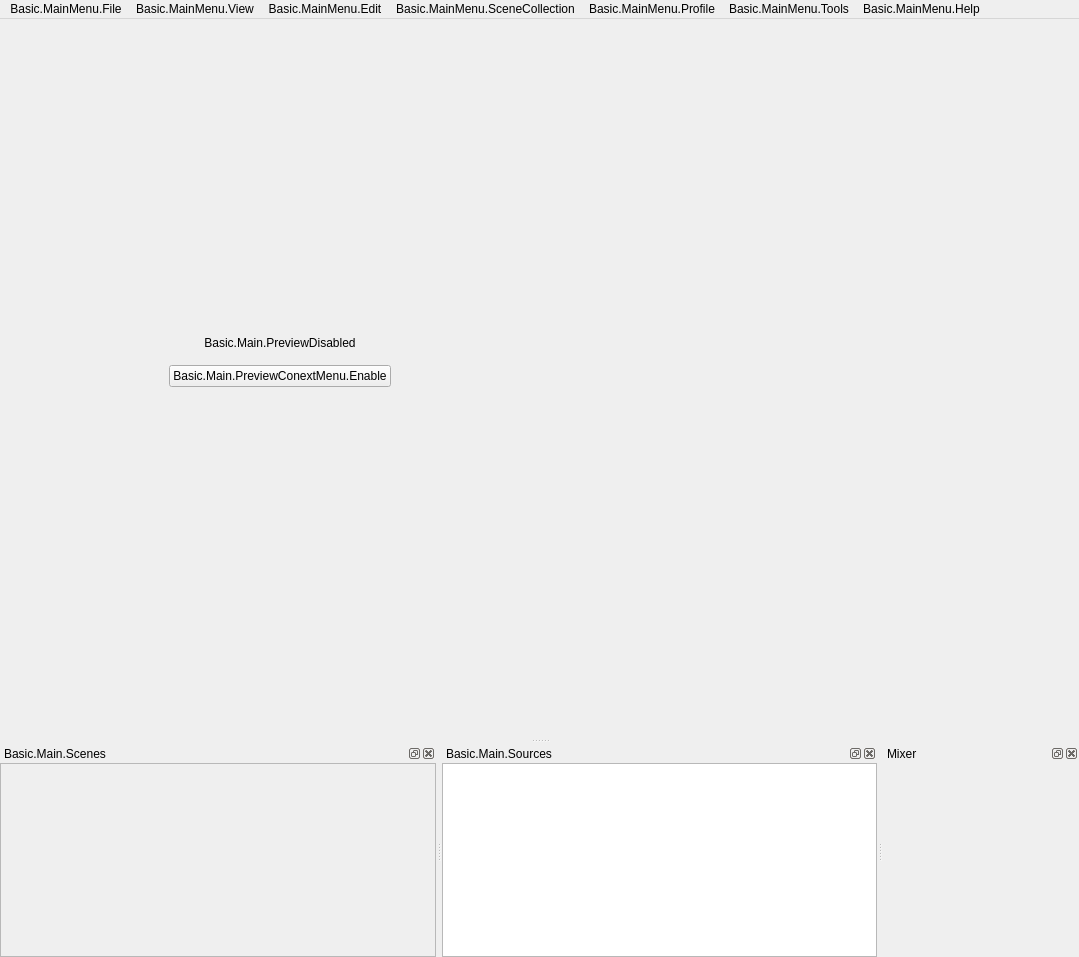
<?xml version="1.0" encoding="UTF-8"?>
<ui version="4.0">
 <author>Jim</author>
 <class>PLSBasic</class>
 <widget class="QMainWindow" name="PLSBasic">
  <property name="geometry">
   <rect>
    <x>0</x>
    <y>0</y>
    <width>1079</width>
    <height>957</height>
   </rect>
  </property>
  <property name="sizePolicy">
   <sizepolicy hsizetype="Minimum" vsizetype="Minimum">
    <horstretch>0</horstretch>
    <verstretch>0</verstretch>
   </sizepolicy>
  </property>
  <property name="minimumSize">
   <size>
    <width>0</width>
    <height>0</height>
   </size>
  </property>
  <property name="windowTitle">
   <string>.MainWindow</string>
  </property>
  <property name="windowIcon">
   <iconset resource="pls.qrc">
    <normaloff>:/res/images/PRISMLiveStudio.ico</normaloff>:/res/images/PRISMLiveStudio.ico</iconset>
  </property>
  <property name="styleSheet">
   <string notr="true"/>
  </property>
  <property name="dockOptions">
   <set>QMainWindow::AnimatedDocks</set>
  </property>
  <widget class="QWidget" name="centralwidget">
   <layout class="QVBoxLayout" name="verticalLayout">
    <property name="spacing">
     <number>0</number>
    </property>
    <property name="leftMargin">
     <number>20</number>
    </property>
    <property name="topMargin">
     <number>0</number>
    </property>
    <property name="rightMargin">
     <number>20</number>
    </property>
    <property name="bottomMargin">
     <number>35</number>
    </property>
    <item>
     <layout class="QHBoxLayout" name="horizontalLayout_2">
      <property name="spacing">
       <number>0</number>
      </property>
      <item>
       <layout class="QHBoxLayout" name="previewLayout">
        <property name="spacing">
         <number>0</number>
        </property>
        <item>
         <widget class="QWidget" name="previewDisabledWidget" native="true">
          <property name="sizePolicy">
           <sizepolicy hsizetype="Expanding" vsizetype="Expanding">
            <horstretch>0</horstretch>
            <verstretch>0</verstretch>
           </sizepolicy>
          </property>
          <layout class="QVBoxLayout" name="verticalLayout_7">
           <property name="spacing">
            <number>0</number>
           </property>
           <property name="leftMargin">
            <number>0</number>
           </property>
           <property name="topMargin">
            <number>0</number>
           </property>
           <property name="rightMargin">
            <number>0</number>
           </property>
           <property name="bottomMargin">
            <number>0</number>
           </property>
           <item>
            <spacer name="verticalSpacer_2">
             <property name="orientation">
              <enum>Qt::Vertical</enum>
             </property>
             <property name="sizeHint" stdset="0">
              <size>
               <width>20</width>
               <height>40</height>
              </size>
             </property>
            </spacer>
           </item>
           <item>
            <widget class="QLabel" name="enablePreviewLabel">
             <property name="sizePolicy">
              <sizepolicy hsizetype="Preferred" vsizetype="Preferred">
               <horstretch>0</horstretch>
               <verstretch>0</verstretch>
              </sizepolicy>
             </property>
             <property name="text">
              <string>Basic.Main.PreviewDisabled</string>
             </property>
             <property name="alignment">
              <set>Qt::AlignCenter</set>
             </property>
            </widget>
           </item>
           <item>
            <spacer name="verticalSpacer">
             <property name="orientation">
              <enum>Qt::Vertical</enum>
             </property>
             <property name="sizeType">
              <enum>QSizePolicy::Fixed</enum>
             </property>
             <property name="sizeHint" stdset="0">
              <size>
               <width>1</width>
               <height>15</height>
              </size>
             </property>
            </spacer>
           </item>
           <item>
            <layout class="QHBoxLayout" name="horizontalLayout">
             <property name="spacing">
              <number>0</number>
             </property>
             <item>
              <spacer name="horizontalSpacer_2">
               <property name="orientation">
                <enum>Qt::Horizontal</enum>
               </property>
               <property name="sizeHint" stdset="0">
                <size>
                 <width>40</width>
                 <height>20</height>
                </size>
               </property>
              </spacer>
             </item>
             <item>
              <widget class="QPushButton" name="enablePreviewButton">
               <property name="text">
                <string>Basic.Main.PreviewConextMenu.Enable</string>
               </property>
              </widget>
             </item>
             <item>
              <spacer name="horizontalSpacer_3">
               <property name="orientation">
                <enum>Qt::Horizontal</enum>
               </property>
               <property name="sizeHint" stdset="0">
                <size>
                 <width>40</width>
                 <height>20</height>
                </size>
               </property>
              </spacer>
             </item>
            </layout>
           </item>
           <item>
            <spacer name="verticalSpacer_3">
             <property name="orientation">
              <enum>Qt::Vertical</enum>
             </property>
             <property name="sizeHint" stdset="0">
              <size>
               <width>20</width>
               <height>40</height>
              </size>
             </property>
            </spacer>
           </item>
          </layout>
         </widget>
        </item>
        <item>
         <layout class="QVBoxLayout" name="previewTextLayout">
          <property name="spacing">
           <number>0</number>
          </property>
          <item>
           <widget class="QWidget" name="previewContainer" native="true">
            <property name="minimumSize">
             <size>
              <width>32</width>
              <height>32</height>
             </size>
            </property>
            <property name="maximumSize">
             <size>
              <width>16777215</width>
              <height>16777215</height>
             </size>
            </property>
            <layout class="QVBoxLayout" name="verticalLayout_2">
             <property name="spacing">
              <number>5</number>
             </property>
             <property name="leftMargin">
              <number>0</number>
             </property>
             <property name="topMargin">
              <number>5</number>
             </property>
             <property name="rightMargin">
              <number>0</number>
             </property>
             <property name="bottomMargin">
              <number>0</number>
             </property>
             <item>
              <widget class="PLSPreviewTitle" name="previewTitle" native="true"/>
             </item>
             <item>
              <layout class="QHBoxLayout" name="perviewLayoutHrz">
               <property name="spacing">
                <number>0</number>
               </property>
               <item>
                <widget class="PLSBasicPreview" name="preview" native="true">
                 <property name="sizePolicy">
                  <sizepolicy hsizetype="Expanding" vsizetype="Expanding">
                   <horstretch>0</horstretch>
                   <verstretch>0</verstretch>
                  </sizepolicy>
                 </property>
                 <property name="maximumSize">
                  <size>
                   <width>16777215</width>
                   <height>16777215</height>
                  </size>
                 </property>
                 <property name="focusPolicy">
                  <enum>Qt::ClickFocus</enum>
                 </property>
                 <property name="contextMenuPolicy">
                  <enum>Qt::CustomContextMenu</enum>
                 </property>
                 <addaction name="actionRemoveSource"/>
                </widget>
               </item>
              </layout>
             </item>
            </layout>
           </widget>
          </item>
         </layout>
        </item>
       </layout>
      </item>
     </layout>
    </item>
   </layout>
  </widget>
  <widget class="QMenuBar" name="menubar">
   <property name="geometry">
    <rect>
     <x>0</x>
     <y>0</y>
     <width>1079</width>
     <height>22</height>
    </rect>
   </property>
   <widget class="PLSMenu" name="menuFile">
    <property name="title">
     <string>Basic.MainMenu.File</string>
    </property>
    <addaction name="action_Settings"/>
    <addaction name="separator"/>
    <addaction name="actionShowSettingsFolder"/>
    <addaction name="actionShowVideosFolder"/>
    <addaction name="separator"/>
    <addaction name="actionExit"/>
   </widget>
   <widget class="PLSMenu" name="menuHelp">
    <property name="title">
     <string>Basic.MainMenu.Help</string>
    </property>
    <addaction name="actionPrismWebsite"/>
    <addaction name="actionPrismFAQ"/>
    <addaction name="separator"/>
    <addaction name="actionObsFAQPortal"/>
   </widget>
   <widget class="PLSMenu" name="menuEdit">
    <property name="title">
     <string>Basic.MainMenu.Edit</string>
    </property>
    <action name="actionCopySource">
     <property name="text">
      <string>Copy.Source</string>
     </property>
     <property name="shortcut">
      <string>Ctrl+C</string>
     </property>
    </action>
    <action name="actionPasteRef">
     <property name="enabled">
      <bool>false</bool>
     </property>
     <property name="text">
      <string>PasteReference</string>
     </property>
     <property name="iconText">
      <string>PasteReference</string>
     </property>
     <property name="toolTip">
      <string>PasteReference</string>
     </property>
     <property name="shortcut">
      <string>Ctrl+V</string>
     </property>
    </action>
    <action name="actionCopyFilters">
     <property name="text">
      <string>Copy.Filters</string>
     </property>
    </action>
    <action name="actionPasteFilters">
     <property name="enabled">
      <bool>false</bool>
     </property>
     <property name="text">
      <string>Paste.Filters</string>
     </property>
    </action>
    <addaction name="actionCopySource"/>
    <addaction name="actionPasteRef"/>
    <addaction name="actionPasteDup"/>
    <addaction name="separator"/>
    <addaction name="actionAdvAudioProperties"/>
    <addaction name="separator"/>
    <addaction name="actionCopyFilters"/>
    <addaction name="actionPasteFilters"/>
   </widget>
   <widget class="PLSMenu" name="profileMenu">
    <property name="title">
     <string>Basic.MainMenu.Profile</string>
    </property>
    <addaction name="actionNewProfile"/>
    <addaction name="actionShowProfileFolder"/>
    <addaction name="actionImportProfile"/>
    <addaction name="separator"/>
    <addaction name="actionDupProfile"/>
    <addaction name="actionExportProfile"/>
    <addaction name="actionRenameProfile"/>
    <addaction name="actionRemoveProfile"/>
    <addaction name="separator"/>
   </widget>
   <widget class="PLSMenu" name="sceneCollectionMenu">
    <property name="title">
     <string>Basic.MainMenu.SceneCollection</string>
    </property>
    <addaction name="actionNewSceneCollection"/>
    <addaction name="actionImportSceneCollection"/>
    <addaction name="separator"/>
    <addaction name="actionDupSceneCollection"/>
    <addaction name="actionExportSceneCollection"/>
    <addaction name="actionRenameSceneCollection"/>
    <addaction name="actionRemoveSceneCollection"/>
    <addaction name="separator"/>
   </widget>
   <widget class="PLSMenu" name="viewMenu">
    <property name="title">
     <string>Basic.MainMenu.View</string>
    </property>
    <widget class="PLSMenu" name="menuScenes">
     <property name="title">
      <string>Basic.Main.Scenes</string>
     </property>
     <addaction name="actionScenesAttachOrDetach"/>
    </widget>
    <widget class="PLSMenu" name="menuMultiview">
     <property name="title">
      <string>Basic.MainMenu.View.Multiview</string>
     </property>
    </widget>
    <widget class="PLSMenu" name="menuSources">
     <property name="title">
      <string>Basic.Main.Sources</string>
     </property>
     <addaction name="actionSourcesAttachOrDetach"/>
    </widget>
    <widget class="PLSMenu" name="menuMixer">
     <property name="title">
      <string>Mixer</string>
     </property>
     <addaction name="actionMixerAttachOrDetach"/>
    </widget>
    <action name="actionFullscreenInterface">
     <property name="checkable">
      <bool>true</bool>
     </property>
     <property name="text">
      <string>Basic.MainMenu.View.Fullscreen.Interface</string>
     </property>
     <property name="shortcut">
      <string>F11</string>
     </property>
    </action>
    <addaction name="actionFullscreenInterface"/>
    <addaction name="separator"/>
    <addaction name="actionAlwaysOnTop"/>
    <addaction name="separator"/>
    <addaction name="actionStudioMode"/>
    <addaction name="separator"/>
    <addaction name="actionChat"/>
    <addaction name="separator"/>
    <addaction name="menuScenes"/>
    <addaction name="separator"/>
    <addaction name="menuSources"/>
    <addaction name="separator"/>
    <addaction name="menuMixer"/>
    <addaction name="separator"/>
    <addaction name="menuMultiview"/>
   </widget>
   <widget class="PLSMenu" name="menuTools">
    <property name="title">
     <string>Basic.MainMenu.Tools</string>
    </property>
   </widget>
   <addaction name="menuFile"/>
   <addaction name="viewMenu"/>
   <addaction name="menuEdit"/>
   <addaction name="sceneCollectionMenu"/>
   <addaction name="profileMenu"/>
   <addaction name="menuTools"/>
   <addaction name="menuHelp"/>
  </widget>
  <widget class="PLSDock" name="scenesDock">
   <property name="features">
    <set>QDockWidget::AllDockWidgetFeatures</set>
   </property>
   <property name="windowTitle">
    <string>Basic.Main.Scenes</string>
   </property>
   <attribute name="dockWidgetArea">
    <number>8</number>
   </attribute>
   <widget class="QWidget" name="dockWidgetContents_2">
    <layout class="QVBoxLayout" name="verticalLayout_6">
     <property name="leftMargin">
      <number>0</number>
     </property>
     <property name="topMargin">
      <number>0</number>
     </property>
     <property name="rightMargin">
      <number>0</number>
     </property>
     <property name="bottomMargin">
      <number>0</number>
     </property>
     <item>
      <widget class="PLSSceneListView" name="scenesFrame">
       <property name="sizePolicy">
        <sizepolicy hsizetype="Expanding" vsizetype="Expanding">
         <horstretch>0</horstretch>
         <verstretch>0</verstretch>
        </sizepolicy>
       </property>
       <property name="minimumSize">
        <size>
         <width>160</width>
         <height>0</height>
        </size>
       </property>
       <property name="frameShape">
        <enum>QFrame::StyledPanel</enum>
       </property>
       <property name="frameShadow">
        <enum>QFrame::Sunken</enum>
       </property>
       <layout class="QVBoxLayout" name="verticalLayout_12">
        <property name="spacing">
         <number>0</number>
        </property>
        <property name="leftMargin">
         <number>0</number>
        </property>
        <property name="topMargin">
         <number>0</number>
        </property>
        <property name="rightMargin">
         <number>0</number>
        </property>
        <property name="bottomMargin">
         <number>0</number>
        </property>
       </layout>
      </widget>
     </item>
    </layout>
   </widget>
  </widget>
  <widget class="PLSDock" name="sourcesDock">
   <property name="features">
    <set>QDockWidget::AllDockWidgetFeatures</set>
   </property>
   <property name="windowTitle">
    <string>Basic.Main.Sources</string>
   </property>
   <attribute name="dockWidgetArea">
    <number>8</number>
   </attribute>
   <widget class="QWidget" name="dockWidgetContents_6">
    <layout class="QVBoxLayout" name="verticalLayout_5">
     <property name="spacing">
      <number>0</number>
     </property>
     <property name="leftMargin">
      <number>0</number>
     </property>
     <property name="topMargin">
      <number>0</number>
     </property>
     <property name="rightMargin">
      <number>0</number>
     </property>
     <property name="bottomMargin">
      <number>0</number>
     </property>
     <item>
      <widget class="QFrame" name="sourcesFrame">
       <property name="sizePolicy">
        <sizepolicy hsizetype="Expanding" vsizetype="Expanding">
         <horstretch>0</horstretch>
         <verstretch>0</verstretch>
        </sizepolicy>
       </property>
       <property name="minimumSize">
        <size>
         <width>160</width>
         <height>0</height>
        </size>
       </property>
       <property name="frameShape">
        <enum>QFrame::StyledPanel</enum>
       </property>
       <property name="frameShadow">
        <enum>QFrame::Sunken</enum>
       </property>
       <layout class="QVBoxLayout" name="verticalLayout_17">
        <property name="spacing">
         <number>0</number>
        </property>
        <property name="leftMargin">
         <number>0</number>
        </property>
        <property name="topMargin">
         <number>0</number>
        </property>
        <property name="rightMargin">
         <number>0</number>
        </property>
        <property name="bottomMargin">
         <number>0</number>
        </property>
        <item>
         <widget class="SourceTree" name="sources">
          <property name="sizePolicy">
           <sizepolicy hsizetype="Preferred" vsizetype="Expanding">
            <horstretch>0</horstretch>
            <verstretch>0</verstretch>
           </sizepolicy>
          </property>
          <property name="contextMenuPolicy">
           <enum>Qt::CustomContextMenu</enum>
          </property>
          <property name="frameShape">
           <enum>QFrame::NoFrame</enum>
          </property>
          <property name="showDropIndicator" stdset="0">
           <bool>true</bool>
          </property>
          <property name="dragEnabled">
           <bool>true</bool>
          </property>
          <property name="dragDropMode">
           <enum>QAbstractItemView::InternalMove</enum>
          </property>
          <property name="defaultDropAction">
           <enum>Qt::TargetMoveAction</enum>
          </property>
          <property name="selectionMode">
           <enum>QAbstractItemView::ExtendedSelection</enum>
          </property>
          <property name="verticalScrollMode">
           <enum>QAbstractItemView::ScrollPerPixel</enum>
          </property>
          <addaction name="actionRemoveSource"/>
         </widget>
        </item>
        <item>
         <spacer name="sourcesFixedSizeHSpacer">
          <property name="orientation">
           <enum>Qt::Horizontal</enum>
          </property>
          <property name="sizeType">
           <enum>QSizePolicy::Fixed</enum>
          </property>
          <property name="sizeHint" stdset="0">
           <size>
            <width>150</width>
            <height>0</height>
           </size>
          </property>
         </spacer>
        </item>
       </layout>
      </widget>
     </item>
    </layout>
   </widget>
  </widget>
  <widget class="PLSDock" name="mixerDock">
   <property name="features">
    <set>QDockWidget::AllDockWidgetFeatures</set>
   </property>
   <property name="windowTitle">
    <string>Mixer</string>
   </property>
   <attribute name="dockWidgetArea">
    <number>8</number>
   </attribute>
   <widget class="QWidget" name="dockWidgetContents_7">
    <layout class="QVBoxLayout" name="verticalLayout_4">
     <property name="leftMargin">
      <number>0</number>
     </property>
     <property name="topMargin">
      <number>4</number>
     </property>
     <property name="rightMargin">
      <number>4</number>
     </property>
     <property name="bottomMargin">
      <number>4</number>
     </property>
     <item>
      <widget class="QStackedWidget" name="stackedMixerArea">
       <property name="currentIndex">
        <number>0</number>
       </property>
       <widget class="VScrollArea" name="hMixerScrollArea">
        <property name="contextMenuPolicy">
         <enum>Qt::CustomContextMenu</enum>
        </property>
        <property name="frameShape">
         <enum>QFrame::NoFrame</enum>
        </property>
        <property name="frameShadow">
         <enum>QFrame::Sunken</enum>
        </property>
        <property name="verticalScrollBarPolicy">
         <enum>Qt::ScrollBarAsNeeded</enum>
        </property>
        <property name="horizontalScrollBarPolicy">
         <enum>Qt::ScrollBarAlwaysOff</enum>
        </property>
        <property name="widgetResizable">
         <bool>true</bool>
        </property>
        <widget class="QWidget" name="hVolumeWidgets">
         <property name="geometry">
          <rect>
           <x>0</x>
           <y>0</y>
           <width>206</width>
           <height>16</height>
          </rect>
         </property>
         <property name="sizePolicy">
          <sizepolicy hsizetype="Preferred" vsizetype="Maximum">
           <horstretch>0</horstretch>
           <verstretch>0</verstretch>
          </sizepolicy>
         </property>
         <layout class="QVBoxLayout" name="hVolControlLayout">
          <property name="spacing">
           <number>0</number>
          </property>
          <property name="leftMargin">
           <number>0</number>
          </property>
          <property name="topMargin">
           <number>0</number>
          </property>
          <property name="rightMargin">
           <number>10</number>
          </property>
          <property name="bottomMargin">
           <number>0</number>
          </property>
         </layout>
        </widget>
       </widget>
       <widget class="HScrollArea" name="vMixerScrollArea">
        <property name="contextMenuPolicy">
         <enum>Qt::CustomContextMenu</enum>
        </property>
        <property name="frameShape">
         <enum>QFrame::NoFrame</enum>
        </property>
        <property name="frameShadow">
         <enum>QFrame::Sunken</enum>
        </property>
        <property name="verticalScrollBarPolicy">
         <enum>Qt::ScrollBarAlwaysOff</enum>
        </property>
        <property name="horizontalScrollBarPolicy">
         <enum>Qt::ScrollBarAlwaysOn</enum>
        </property>
        <property name="widgetResizable">
         <bool>true</bool>
        </property>
        <widget class="QWidget" name="vVolumeWidgets">
         <property name="geometry">
          <rect>
           <x>0</x>
           <y>0</y>
           <width>16</width>
           <height>28</height>
          </rect>
         </property>
         <property name="sizePolicy">
          <sizepolicy hsizetype="Maximum" vsizetype="Preferred">
           <horstretch>0</horstretch>
           <verstretch>0</verstretch>
          </sizepolicy>
         </property>
         <layout class="QHBoxLayout" name="vVolControlLayout">
          <property name="spacing">
           <number>0</number>
          </property>
          <property name="leftMargin">
           <number>0</number>
          </property>
          <property name="topMargin">
           <number>0</number>
          </property>
          <property name="rightMargin">
           <number>0</number>
          </property>
          <property name="bottomMargin">
           <number>0</number>
          </property>
         </layout>
        </widget>
       </widget>
      </widget>
     </item>
    </layout>
   </widget>
  </widget>
  <action name="actionAddScene">
   <property name="icon">
    <iconset>
     <normaloff>:/res/images/add.png</normaloff>:/res/images/add.png</iconset>
   </property>
   <property name="text">
    <string>Add</string>
   </property>
   <property name="themeID" stdset="0">
    <string notr="true">addIconSmall</string>
   </property>
  </action>
  <action name="actionAddSource">
   <property name="icon">
    <iconset>
     <normaloff>:/res/images/add.png</normaloff>:/res/images/add.png</iconset>
   </property>
   <property name="text">
    <string>Add</string>
   </property>
   <property name="themeID" stdset="0">
    <string notr="true">addIconSmall</string>
   </property>
  </action>
  <action name="actionRemoveSource">
   <property name="icon">
    <iconset>
     <normaloff>:/res/images/list_remove.png</normaloff>:/res/images/list_remove.png</iconset>
   </property>
   <property name="text">
    <string>Remove</string>
   </property>
   <property name="shortcut">
    <string>Del</string>
   </property>
   <property name="shortcutContext">
    <enum>Qt::WidgetWithChildrenShortcut</enum>
   </property>
   <property name="themeID" stdset="0">
    <string notr="true">removeIconSmall</string>
   </property>
  </action>
  <action name="actionSourceProperties">
   <property name="enabled">
    <bool>true</bool>
   </property>
   <property name="icon">
    <iconset>
     <normaloff>:/res/images/properties.png</normaloff>:/res/images/properties.png</iconset>
   </property>
   <property name="text">
    <string>Properties</string>
   </property>
   <property name="themeID" stdset="0">
    <string notr="true">propertiesIconSmall</string>
   </property>
  </action>
  <action name="actionSceneUp">
   <property name="icon">
    <iconset>
     <normaloff>:/res/images/up.png</normaloff>:/res/images/up.png</iconset>
   </property>
   <property name="text">
    <string>MoveUp</string>
   </property>
   <property name="themeID" stdset="0">
    <string notr="true">upArrowIconSmall</string>
   </property>
  </action>
  <action name="actionSourceUp">
   <property name="enabled">
    <bool>true</bool>
   </property>
   <property name="icon">
    <iconset>
     <normaloff>:/res/images/up.png</normaloff>:/res/images/up.png</iconset>
   </property>
   <property name="text">
    <string>MoveUp</string>
   </property>
   <property name="themeID" stdset="0">
    <string notr="true">upArrowIconSmall</string>
   </property>
  </action>
  <action name="actionSceneDown">
   <property name="icon">
    <iconset>
     <normaloff>:/res/images/down.png</normaloff>:/res/images/down.png</iconset>
   </property>
   <property name="text">
    <string>MoveDown</string>
   </property>
   <property name="themeID" stdset="0">
    <string notr="true">downArrowIconSmall</string>
   </property>
  </action>
  <action name="actionSourceDown">
   <property name="enabled">
    <bool>true</bool>
   </property>
   <property name="icon">
    <iconset>
     <normaloff>:/res/images/down.png</normaloff>:/res/images/down.png</iconset>
   </property>
   <property name="text">
    <string>MoveDown</string>
   </property>
   <property name="themeID" stdset="0">
    <string notr="true">downArrowIconSmall</string>
   </property>
  </action>
  <action name="actionShowVideosFolder">
   <property name="text">
    <string>Basic.MainMenu.File.ShowVideosFolder</string>
   </property>
  </action>
  <action name="actionRemux">
   <property name="text">
    <string>Basic.MainMenu.File.Remux</string>
   </property>
  </action>
  <action name="action_Settings">
   <property name="text">
    <string>Basic.MainMenu.File.Settings</string>
   </property>
   <property name="shortcut">
    <string>Shift+S</string>
   </property>
   <property name="shortcutContext">
    <enum>Qt::ApplicationShortcut</enum>
   </property>
  </action>
  <action name="actionExit">
   <property name="text">
    <string>Basic.MainMenu.File.Exit</string>
   </property>
   <property name="shortcut">
    <string>Shift+X</string>
   </property>
   <property name="shortcutContext">
    <enum>Qt::ApplicationShortcut</enum>
   </property>
  </action>
  <action name="actionShowLogs">
   <property name="text">
    <string>Basic.MainMenu.Help.Logs.ShowLogs</string>
   </property>
  </action>
  <action name="actionUploadLastLog">
   <property name="text">
    <string>Basic.MainMenu.Help.Logs.UploadLastLog</string>
   </property>
  </action>
  <action name="actionUploadCurrentLog">
   <property name="text">
    <string>Basic.MainMenu.Help.Logs.UploadCurrentLog</string>
   </property>
  </action>
  <action name="actionViewCurrentLog">
   <property name="text">
    <string>Basic.MainMenu.Help.Logs.ViewCurrentLog</string>
   </property>
  </action>
  <action name="actionUndo">
   <property name="enabled">
    <bool>false</bool>
   </property>
   <property name="text">
    <string>Basic.MainMenu.Edit.Undo</string>
   </property>
  </action>
  <action name="actionRedo">
   <property name="enabled">
    <bool>false</bool>
   </property>
   <property name="text">
    <string>Basic.MainMenu.Edit.Redo</string>
   </property>
  </action>
  <action name="actionEditTransform">
   <property name="text">
    <string>Basic.MainMenu.Edit.Transform.EditTransform</string>
   </property>
   <property name="shortcut">
    <string>Ctrl+E</string>
   </property>
  </action>
  <action name="actionCopyTransform">
   <property name="text">
    <string>Basic.MainMenu.Edit.Transform.CopyTransform</string>
   </property>
  </action>
  <action name="actionPasteTransform">
   <property name="enabled">
    <bool>false</bool>
   </property>
   <property name="text">
    <string>Basic.MainMenu.Edit.Transform.PasteTransform</string>
   </property>
  </action>
  <action name="actionRotate90CW">
   <property name="text">
    <string>Basic.MainMenu.Edit.Transform.Rotate90CW</string>
   </property>
  </action>
  <action name="actionRotate90CCW">
   <property name="text">
    <string>Basic.MainMenu.Edit.Transform.Rotate90CCW</string>
   </property>
  </action>
  <action name="actionRotate180">
   <property name="text">
    <string>Basic.MainMenu.Edit.Transform.Rotate180</string>
   </property>
  </action>
  <action name="actionFitToScreen">
   <property name="text">
    <string>Basic.MainMenu.Edit.Transform.FitToScreen</string>
   </property>
   <property name="shortcut">
    <string>Ctrl+F</string>
   </property>
  </action>
  <action name="actionStretchToScreen">
   <property name="text">
    <string>Basic.MainMenu.Edit.Transform.StretchToScreen</string>
   </property>
   <property name="shortcut">
    <string>Ctrl+S</string>
   </property>
  </action>
  <action name="actionResetTransform">
   <property name="text">
    <string>Basic.MainMenu.Edit.Transform.ResetTransform</string>
   </property>
   <property name="shortcut">
    <string>Ctrl+R</string>
   </property>
  </action>
  <action name="actionCenterToScreen">
   <property name="text">
    <string>Basic.MainMenu.Edit.Transform.CenterToScreen</string>
   </property>
   <property name="shortcut">
    <string>Ctrl+D</string>
   </property>
  </action>
  <action name="actionVerticalCenter">
   <property name="text">
    <string>Basic.MainMenu.Edit.Transform.VerticalCenter</string>
   </property>
  </action>
  <action name="actionHorizontalCenter">
   <property name="text">
    <string>Basic.MainMenu.Edit.Transform.HorizontalCenter</string>
   </property>
  </action>
  <action name="actionFlipHorizontal">
   <property name="text">
    <string>Basic.MainMenu.Edit.Transform.FlipHorizontal</string>
   </property>
  </action>
  <action name="actionFlipVertical">
   <property name="text">
    <string>Basic.MainMenu.Edit.Transform.FlipVertical</string>
   </property>
  </action>
  <action name="actionMoveUp">
   <property name="text">
    <string>Basic.MainMenu.Edit.Order.MoveUp</string>
   </property>
   <property name="shortcut">
    <string>Ctrl+Up</string>
   </property>
  </action>
  <action name="actionMoveDown">
   <property name="text">
    <string>Basic.MainMenu.Edit.Order.MoveDown</string>
   </property>
   <property name="shortcut">
    <string>Ctrl+Down</string>
   </property>
  </action>
  <action name="actionMoveToTop">
   <property name="text">
    <string>Basic.MainMenu.Edit.Order.MoveToTop</string>
   </property>
   <property name="shortcut">
    <string>Ctrl+Home</string>
   </property>
  </action>
  <action name="actionMoveToBottom">
   <property name="text">
    <string>Basic.MainMenu.Edit.Order.MoveToBottom</string>
   </property>
   <property name="shortcut">
    <string>Ctrl+End</string>
   </property>
  </action>
  <action name="actionCheckForUpdates">
   <property name="text">
    <string>Basic.MainMenu.Help.CheckForUpdates</string>
   </property>
  </action>
  <action name="actionInteract">
   <property name="text">
    <string>Interact</string>
   </property>
  </action>
  <action name="actionAdvAudioProperties">
   <property name="text">
    <string>Basic.MainMenu.Edit.AdvAudio</string>
   </property>
  </action>
  <action name="actionPrismWebsite">
   <property name="text">
    <string>Basic.MainMenu.Help.PrismWebsite</string>
   </property>
   <property name="shortcut">
    <string>Shift+W</string>
   </property>
   <property name="shortcutContext">
    <enum>Qt::ApplicationShortcut</enum>
   </property>
  </action>
  <action name="actionNewSceneCollection">
   <property name="text">
    <string>New</string>
   </property>
  </action>
  <action name="actionDupSceneCollection">
   <property name="text">
    <string>Duplicate</string>
   </property>
  </action>
  <action name="actionRenameSceneCollection">
   <property name="text">
    <string>Rename</string>
   </property>
  </action>
  <action name="actionRemoveSceneCollection">
   <property name="text">
    <string>Delete</string>
   </property>
  </action>
  <action name="actionImportSceneCollection">
   <property name="text">
    <string>Import</string>
   </property>
  </action>
  <action name="actionExportSceneCollection">
   <property name="text">
    <string>Export</string>
   </property>
  </action>
  <action name="actionNewProfile">
   <property name="text">
    <string>New</string>
   </property>
  </action>
  <action name="actionDupProfile">
   <property name="text">
    <string>Duplicate</string>
   </property>
  </action>
  <action name="actionRenameProfile">
   <property name="text">
    <string>Rename</string>
   </property>
  </action>
  <action name="actionRemoveProfile">
   <property name="text">
    <string>Delete</string>
   </property>
  </action>
  <action name="actionImportProfile">
   <property name="text">
    <string>Import</string>
   </property>
  </action>
  <action name="actionExportProfile">
   <property name="text">
    <string>Export</string>
   </property>
  </action>
  <action name="actionShowSettingsFolder">
   <property name="text">
    <string>Basic.MainMenu.File.ShowSettingsFolder</string>
   </property>
  </action>
  <action name="actionShowProfileFolder">
   <property name="text">
    <string>Basic.MainMenu.Profile.ShowProfileFolder</string>
   </property>
  </action>
  <action name="actionAlwaysOnTop">
   <property name="checkable">
    <bool>true</bool>
   </property>
   <property name="text">
    <string>Basic.MainMenu.View.AlwaysOnTop</string>
   </property>
  </action>
  <action name="toggleListboxToolbars">
   <property name="checkable">
    <bool>true</bool>
   </property>
   <property name="checked">
    <bool>true</bool>
   </property>
   <property name="text">
    <string>Basic.MainMenu.View.Toolbars.Listboxes</string>
   </property>
  </action>
  <action name="toggleStatusBar">
   <property name="checkable">
    <bool>true</bool>
   </property>
   <property name="checked">
    <bool>true</bool>
   </property>
   <property name="text">
    <string>Basic.MainMenu.View.StatusBar</string>
   </property>
  </action>
  <action name="actionLockPreview">
   <property name="checkable">
    <bool>true</bool>
   </property>
   <property name="text">
    <string>Basic.MainMenu.Edit.LockPreview</string>
   </property>
  </action>
  <action name="actionScaleWindow">
   <property name="checkable">
    <bool>true</bool>
   </property>
   <property name="text">
    <string>Basic.MainMenu.Edit.Scale.Window</string>
   </property>
  </action>
  <action name="actionScaleCanvas">
   <property name="checkable">
    <bool>true</bool>
   </property>
   <property name="text">
    <string>Basic.MainMenu.Edit.Scale.Canvas</string>
   </property>
  </action>
  <action name="actionScaleOutput">
   <property name="checkable">
    <bool>true</bool>
   </property>
   <property name="text">
    <string>Basic.MainMenu.Edit.Scale.Output</string>
   </property>
  </action>
  <action name="actionPasteDup">
   <property name="text">
    <string>PasteDuplicate</string>
   </property>
  </action>
  <action name="autoConfigure2">
   <property name="text">
    <string>Basic.AutoConfig</string>
   </property>
  </action>
  <action name="autoConfigure">
   <property name="text">
    <string>Basic.AutoConfig</string>
   </property>
  </action>
  <action name="stats">
   <property name="text">
    <string>Basic.Stats</string>
   </property>
  </action>
  <action name="resetUI">
   <property name="text">
    <string>Basic.MainMenu.View.Docks.ResetUI</string>
   </property>
  </action>
  <action name="lockUI">
   <property name="checkable">
    <bool>true</bool>
   </property>
   <property name="checked">
    <bool>true</bool>
   </property>
   <property name="text">
    <string>Basic.MainMenu.View.Docks.LockUI</string>
   </property>
  </action>
  <action name="toggleTransitions">
   <property name="checkable">
    <bool>true</bool>
   </property>
   <property name="checked">
    <bool>true</bool>
   </property>
   <property name="text">
    <string>Basic.SceneTransitions</string>
   </property>
  </action>
  <action name="toggleControls">
   <property name="checkable">
    <bool>true</bool>
   </property>
   <property name="checked">
    <bool>true</bool>
   </property>
   <property name="text">
    <string>Basic.Main.Controls</string>
   </property>
  </action>
  <action name="actionPrismFAQ">
   <property name="text">
    <string>Basic.MainMenu.Help.PrismFAQ</string>
   </property>
   <property name="shortcut">
    <string>Shift+F</string>
   </property>
   <property name="shortcutContext">
    <enum>Qt::ApplicationShortcut</enum>
   </property>
  </action>
  <action name="actionShowCrashLogs">
   <property name="text">
    <string>Basic.MainMenu.Help.CrashLogs.ShowLogs</string>
   </property>
  </action>
  <action name="actionUploadLastCrashLog">
   <property name="text">
    <string>Basic.MainMenu.Help.CrashLogs.UploadLastLog</string>
   </property>
  </action>
  <action name="actionDiscord">
   <property name="text">
    <string>Basic.MainMenu.Help.Discord</string>
   </property>
  </action>
  <action name="toggleStats">
   <property name="checkable">
    <bool>true</bool>
   </property>
   <property name="checked">
    <bool>true</bool>
   </property>
   <property name="text">
    <string>Basic.Stats</string>
   </property>
  </action>
  <action name="actionShowAbout">
   <property name="text">
    <string>Basic.MainMenu.Help.About</string>
   </property>
   <property name="shortcut">
    <string>Shift+A</string>
   </property>
   <property name="shortcutContext">
    <enum>Qt::ApplicationShortcut</enum>
   </property>
  </action>
  <action name="actionContactUs">
   <property name="text">
    <string>Basic.MainMenu.Help.ContactUs</string>
   </property>
   <property name="shortcut">
    <string>Shift+Q</string>
   </property>
   <property name="shortcutContext">
    <enum>Qt::ApplicationShortcut</enum>
   </property>
  </action>
  <action name="actionObsFAQPortal">
   <property name="text">
    <string>Basic.MainMenu.Help.ObsFAQPortal</string>
   </property>
  </action>
  <action name="actionLogout">
   <property name="text">
    <string>Basic.MainMenu.File.Logout</string>
   </property>
  </action>
  <action name="actionStudioMode">
   <property name="checkable">
    <bool>false</bool>
   </property>
   <property name="text">
    <string>Basic.MainMenu.View.StudioModeOn</string>
   </property>
  </action>
  <action name="actionChat">
   <property name="checkable">
    <bool>false</bool>
   </property>
   <property name="text">
    <string>Basic.MainMenu.View.ChatShow</string>
   </property>
  </action>
  <action name="actionScenesAttachOrDetach">
   <property name="checkable">
    <bool>false</bool>
   </property>
   <property name="checked">
    <bool>false</bool>
   </property>
   <property name="text">
    <string>Basic.MainMenu.View.Detach</string>
   </property>
  </action>
  <action name="actionSourcesAttachOrDetach">
   <property name="checkable">
    <bool>false</bool>
   </property>
   <property name="checked">
    <bool>false</bool>
   </property>
   <property name="text">
    <string>Basic.MainMenu.View.Detach</string>
   </property>
  </action>
  <action name="actionMixerAttachOrDetach">
   <property name="checkable">
    <bool>false</bool>
   </property>
   <property name="checked">
    <bool>false</bool>
   </property>
   <property name="text">
    <string>Basic.MainMenu.View.Detach</string>
   </property>
  </action>
  <action name="actiondd">
   <property name="text">
    <string>dd</string>
   </property>
  </action>
  <action name="actionOpenSourceLicense">
   <property name="text">
    <string>Basic.MainMenu.Help.OpenSourceLicense</string>
   </property>
  </action>
  <action name="actionRemoveScene">
   <property name="text">
    <string>Remove</string>
   </property>
   <property name="shortcut">
    <string>Del</string>
   </property>
  </action>
 </widget>
 <customwidgets>
  <customwidget>
   <class>PLSBasicPreview</class>
   <extends>QWidget</extends>
   <header>window-basic-preview.hpp</header>
   <container>1</container>
  </customwidget>
  <customwidget>
   <class>HScrollArea</class>
   <extends>QScrollArea</extends>
   <header>horizontal-scroll-area.hpp</header>
   <container>1</container>
  </customwidget>
  <customwidget>
   <class>VScrollArea</class>
   <extends>QScrollArea</extends>
   <header>vertical-scroll-area.hpp</header>
   <container>1</container>
  </customwidget>
  <customwidget>
   <class>SourceTree</class>
   <extends>QListView</extends>
   <header>source-tree.hpp</header>
  </customwidget>
  <customwidget>
   <class>PLSDock</class>
   <extends>QDockWidget</extends>
   <header>window-dock.hpp</header>
   <container>1</container>
  </customwidget>
  <customwidget>
   <class>PLSSceneListView</class>
   <extends>QFrame</extends>
   <header>PLSSceneListView.h</header>
   <container>1</container>
  </customwidget>
  <customwidget>
   <class>PLSMenu</class>
   <extends>QMenu</extends>
   <header>PLSMenu.hpp</header>
  </customwidget>
  <customwidget>
   <class>PLSPreviewTitle</class>
   <extends>QWidget</extends>
   <header>PLSPreviewTitle.h</header>
   <container>1</container>
  </customwidget>
 </customwidgets>
 <resources>
  <include location="pls.qrc"/>
 </resources>
 <connections/>
</ui>
